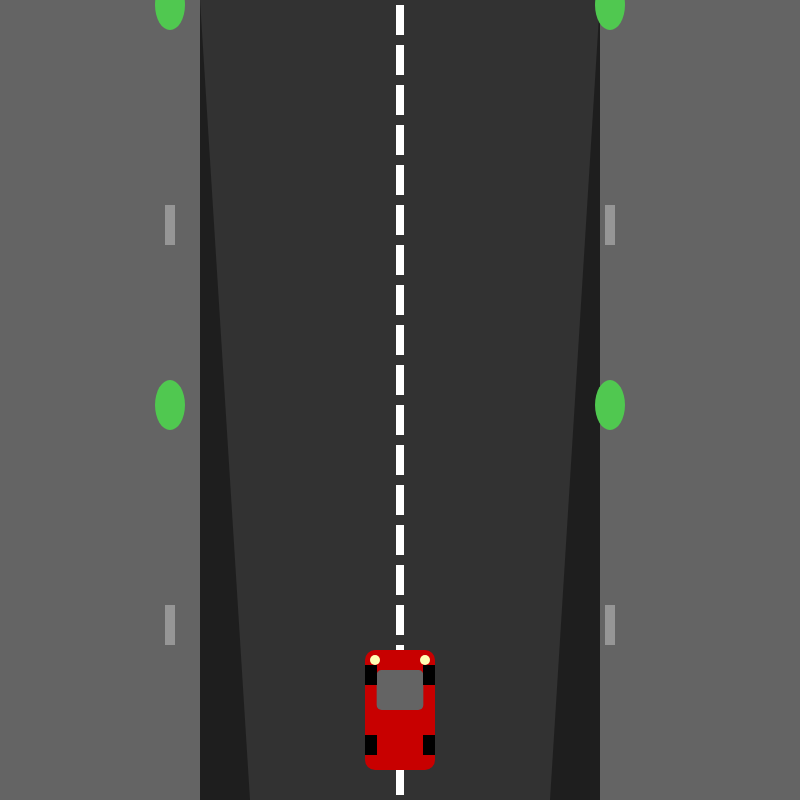
Frame 1 (no input)
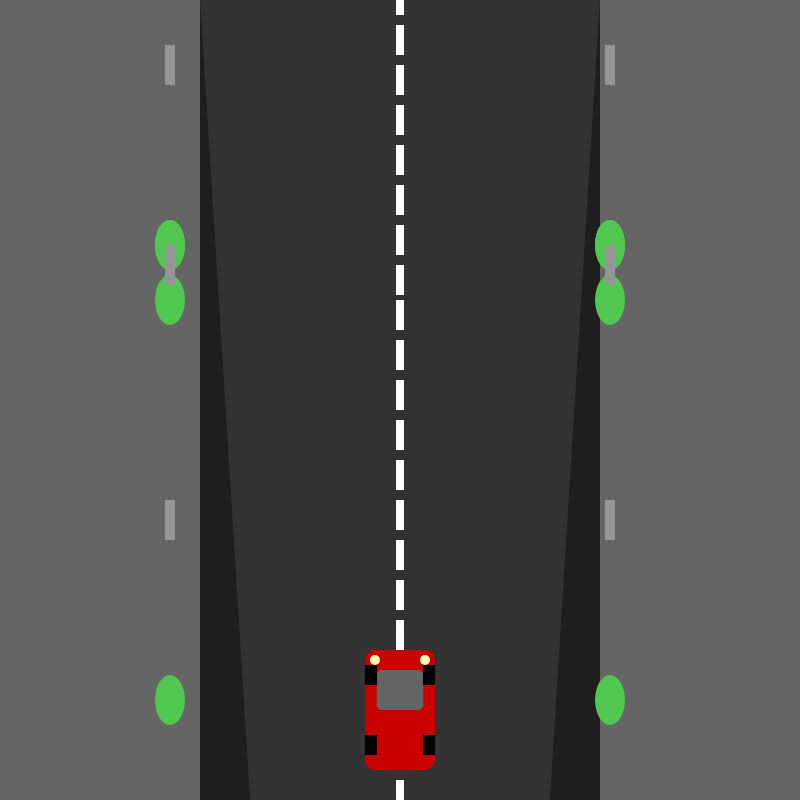
Frame 60 (no input)
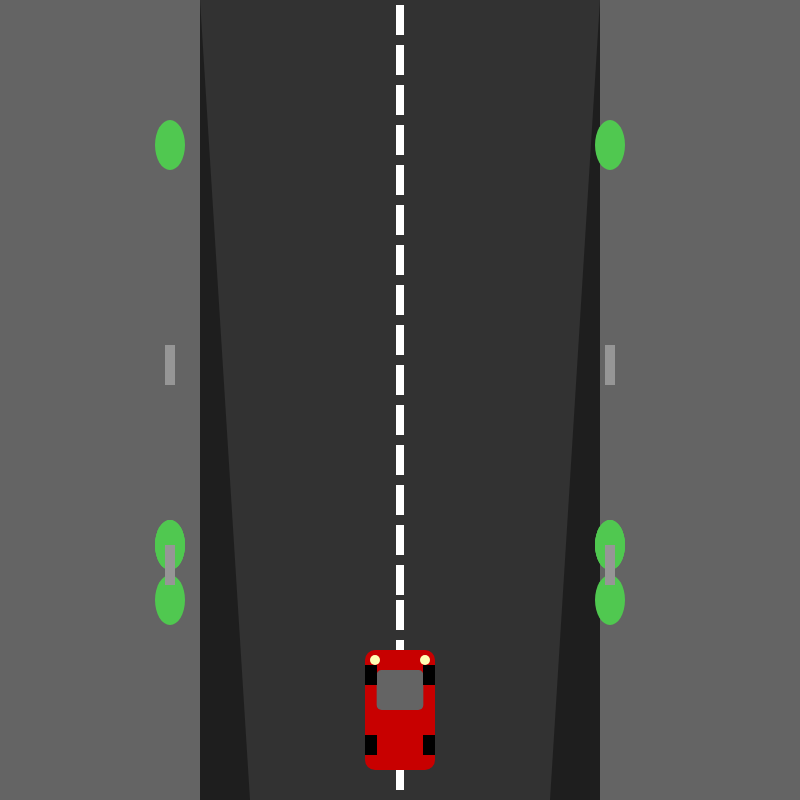
Frame 120 (the mouse pressed at the canvas centre since frame 60)

The p5.js sketch that drew these frames (run headless with seeded random() and noise() and a simulated clock; from frame 60 on, the mouse is pressed at the canvas centre):

// p5.js sketch
// ── sketch.js
let roadWidth = 300;
let laneMarkerSpacing = 40;
let laneMarkers = [];
let car;
let sideObjects = [];
let speed = 5;

function setup() {
  createCanvas(800, 800);
  noStroke();

  // Initialize lane markers
  for (let i = 0; i < height / laneMarkerSpacing + 2; i++) {
    laneMarkers.push(new LaneMarker(i * laneMarkerSpacing));
  }

  // Generate roadside objects (trees, poles, fences)
  for (let i = 0; i < 10; i++) {
    sideObjects.push(new RoadsideObject(i * 200));
  }

  // Create the car
  car = new Car(width / 2, height - 150);
}

function draw() {
  background(30);

  // Create road perspective effect
  drawRoad();

  // Update lane markers
  fill(255);
  for (let marker of laneMarkers) {
    marker.update();
    marker.display();
  }

  // Update roadside objects
  for (let obj of sideObjects) {
    obj.update();
    obj.display();
  }

  // Draw the car
  car.display();
}

// **Perspective Road with Sidewalks**
function drawRoad() {
  fill(50);
  quad(width / 2 - roadWidth / 1.5, 0, width / 2 + roadWidth / 1.5, 0,
       width / 2 + roadWidth / 2, height, width / 2 - roadWidth / 2, height);

  // Sidewalks
  fill(100);
  rect(0, 0, width / 2 - roadWidth / 1.5, height);
  rect(width / 2 + roadWidth / 1.5, 0, width / 2 - roadWidth / 1.5, height);
}

// **Lane Markers for Infinite Scrolling**
class LaneMarker {
  constructor(y) {
    this.x = width / 2;
    this.y = y;
    this.width = 8;
    this.height = 30;
  }

  update() {
    this.y += speed; // Move lane markers downward

    // Reset lane marker to loop infinitely
    if (this.y > height) {
      this.y = -this.height;
    }
  }

  display() {
    rect(this.x - this.width / 2, this.y, this.width, this.height);
  }
}

// **Roadside Objects for Depth Illusion**
class RoadsideObject {
  constructor(y) {
    this.y = y;
    this.xLeft = width / 2 - roadWidth / 1.5 - 30;
    this.xRight = width / 2 + roadWidth / 1.5 + 10;
    this.type = int(y / 200) % 2; // Alternate between trees and poles
  }

  update() {
    this.y += speed;

    if (this.y > height) {
      this.y = -50;
    }
  }

  display() {
    fill(80, 200, 80); // Tree color
    if (this.type == 0) {
      ellipse(this.xLeft, this.y, 30, 50);
      ellipse(this.xRight, this.y, 30, 50);
    } else {
      fill(150);
      rect(this.xLeft - 5, this.y, 10, 40);
      rect(this.xRight - 5, this.y, 10, 40);
    }
  }
}

// **Car Object (More Realistic)**
class Car {
  constructor(x, y) {
    this.x = x;
    this.y = y;
    this.width = 70;
    this.height = 120;
  }

  display() {
    fill(200, 0, 0); // Car body
    rect(this.x - this.width / 2, this.y, this.width, this.height, 10);
    
    // Windshield & Windows
    fill(100);
    rect(this.x - this.width / 3, this.y + 20, this.width / 1.5, this.height / 3, 5);
    
    // Headlights
    fill(255, 255, 180);
    ellipse(this.x - this.width / 2 + 10, this.y + 10, 10, 10);
    ellipse(this.x + this.width / 2 - 10, this.y + 10, 10, 10);
    
    // Wheels
    fill(0);
    rect(this.x - this.width / 2, this.y + 15, 12, 20);
    rect(this.x + this.width / 2 - 12, this.y + 15, 12, 20);
    rect(this.x - this.width / 2, this.y + this.height - 35, 12, 20);
    rect(this.x + this.width / 2 - 12, this.y + this.height - 35, 12, 20);
  }
}
